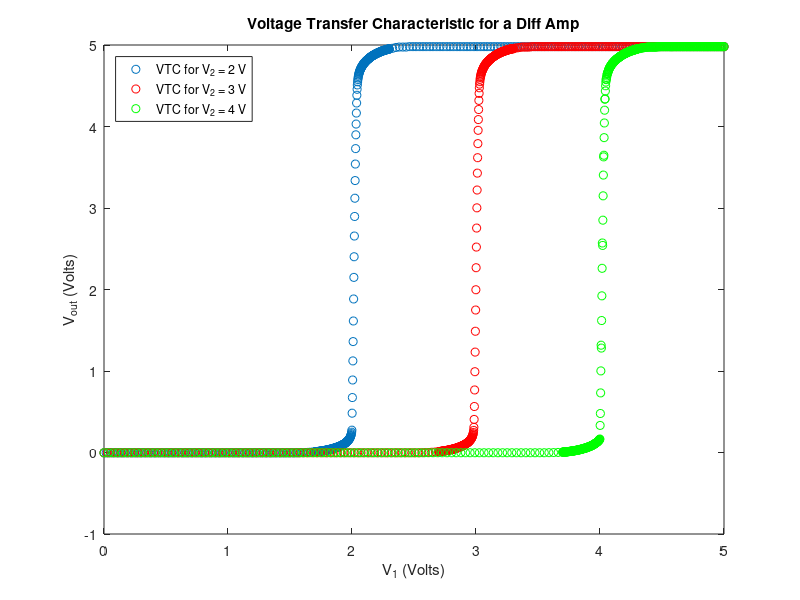

This figure's MATLAB source:
load('Data/Exp1P1.mat');
plot(V1,Vout,'o'); hold on;
load('Data/Exp1P2.mat');
plot(V1,Vout,'ro');
load('Data/Exp1P3.mat');
plot(V1,Vout,'go');
xlabel('V_1 (Volts)');
ylabel('V_{out} (Volts)');
title('Voltage Transfer Characteristic for a Diff Amp');
legend('VTC for V_2 = 2 V','VTC for V_2 = 3 V','VTC for V_2 = 4 V','Location','NorthWest');